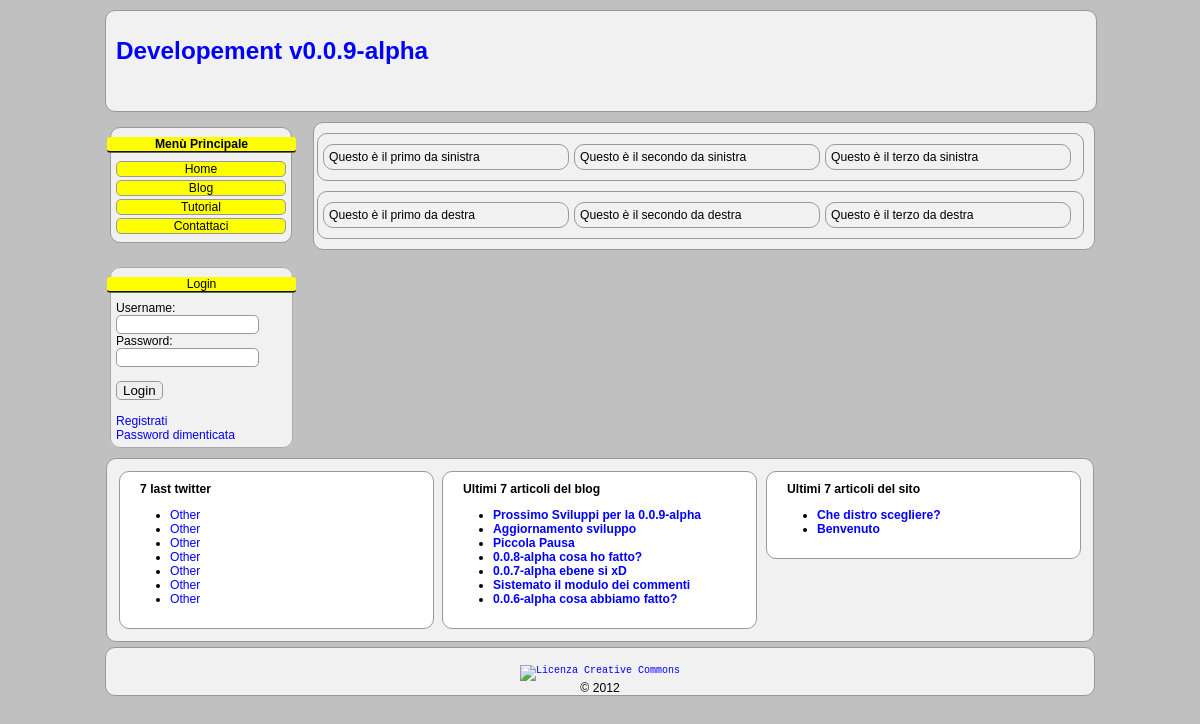
The page / on the database its author committed.
### tables this page shows
CREATE TABLE IF NOT EXISTS `admin_blog` (
  `id` int(11) NOT NULL AUTO_INCREMENT,
  `author` text NOT NULL,
  `title` text NOT NULL,
  `post` text NOT NULL,
  `post_date` text NOT NULL,
  `num_read` int(11) NOT NULL,
  `cat_id` int(11) NOT NULL,
  KEY `id` (`id`)
);

CREATE TABLE IF NOT EXISTS `admin_tutorial` (
  `id` int(11) NOT NULL AUTO_INCREMENT,
  `author` text NOT NULL,
  `title` text NOT NULL,
  `post` text NOT NULL,
  `post_date` text NOT NULL,
  `num_read` int(11) NOT NULL,
  `cat_id` int(11) NOT NULL,
  KEY `id` (`id`)
);

### index.php (called while the page is built, shortened)
<?php
$Template = new Template();
$Template->_TPrint();
?>

### classes/mysql.class.php (called while the page is built, shortened)
<?php
class MySQL extends Security {
	private $conn   = NULL;
	public function __construct ($db_host, $db_user, $db_pass, $db_name) {
		if (!$this -> conn = @mysql_connect ($db_host, $db_user, $db_pass)) {
			die ("<div class=\"error\">".mysql_error()."</div>");
		}
	}
	public function sendQuery ($query) {
		if (!$this -> result = @mysql_query ($query, $this -> conn)) {
			die ("<div class=\"error\">SQL Error: ".mysql_error()."</div>");
		}else {
			return $this -> result;
		}
	}
}

### classes/config.php (called while the page is built, shortened)
<?php
$_CONFIG =
array(
    'DB_HOST' => 'localhost',
    'DB_USER' => 'dev123',
    'DB_PASS' => '',
    'DB_NAME' => 'my_dev123'
);
?>

### classes/Template.class.php (the view, shortened to what this page needs)
<?php
class Template extends Login {
	public function __construct () {
    	include(CLASSES_DIR . "config.php");
        include_once(CLASSES_DIR . "mysql.class.php");
		include_once(CLASSES_DIR . "login.class.php");
		$this->sql = new MySQL ($_CONFIG['DB_HOST'], $_CONFIG['DB_USER'], $_CONFIG['DB_PASS'], $_CONFIG['DB_NAME']);
	}
    public function _TPrint() {
        $this->_header();
        $this->_title();
        $this->_content();
        $this->_leftbar();
        $this->_extra();
        $this->_footer();
 }
    public function _header() {
        print "<!DOCTYPE HTML>"
            . "\n<html xmlns=\"http://www.w3.org/1999/xhtml\">"
            . "\n<head>"
            . "\n<title>"._TITLE_SITE_."</title>"
            . "\n<meta http-equiv=\"content-type\" content=\"text/html; charset=UTF-8\" />"
            . "\n<meta name=\"KEYWORDS\" content=\""._KEYWORDS_."\" />"
            . "\n<meta name=\"DESCRIPTION\" content=\""._DESCRIPTION_."\" />"
            . "\n<meta name=\"ROBOTS\" content=\"INDEX, FOLLOW\" />"
            . "\n<meta name=\"REVISIT-AFTER\" content=\"1 DAYS\" />"
            . "\n<meta name=\"RATING\" content=\"GENERAL\" />"
            . "\n<meta name=\"RESOURCE-TYPE\" content=\"DOCUMENT\" />"
            . "\n<meta name=\"DISTRIBUTION\" content=\"GLOBAL\" />"
            . "\n<meta name=\"GENERATOR\" content=\""._GENERATOR_."\" />"
            . "\n<meta name=\"AUTHOR\" content=\""._AUTHOR_."\" />"
            . "\n<meta name=\"COPYRIGHT\" content=\""._COPYRIGHT_."\" />"
            . "\n"
            . "\n"
            . "\n<script type=\"text/javascript\" src=\"js/jquery-1.7.1.js\"></script>"
            . "\n<script type=\"text/javascript\" src=\"js/jquery-ui-1.8.16.js\"></script>"
            . "\n"
            . "\n"
            . "\n<link rel=\"stylesheet\" type=\"text/css\" href=\"css/styles.css\">"
            . "\n"
            . "\n<link rel=\"icon\" href=\"img/favicon.ico\" type=\"image/png\" />"
            . "\n</head>"
            . "\n<body  >"
            . "\n<div id=\"container\">";
    }
    public function _title() {
        print "\n<div id=\"header\">"
            . "\n\t<h1><a href=\"index.php\">"._TITLE_SITE_."</a></h1>"
            . "\n</div>";
    }
    public function _content() {
        print "\n<div id=\"wrapper\">"
            . "\n\t<div id=\"content\">";
	       print "\n\t</div>"
            . "\n</div>";
    }
    public function _leftbar() {
    	print "\n<div id=\"leftbar\">"
    		. "<div id=\"hmenu\">"
            . "\n<center><strong>Men&ugrave; Principale</strong></center>"
            . "</div>";
        print "\n<div id=\"navigation\">"
			. "<br /><br />"
            . "\n<a href=\"index.php\"><li><center>Home</center></li></a>"
            . "\n<a href=\"?page=blog\"><li><center>Blog</center></li></a>"
            . "\n<a href=\"?page=tutorial\"><li><center>Tutorial</center></li></a>"
            . "\n<a href=\"?page=contact\"><li><center>Contattaci</center></li></a>"
            . "\n</div>";
        @$user = empty($_COOKIE['admin_user']) ? $_COOKIE['normal_user'] : $_COOKIE['admin_user'];
        if(@$_COOKIE['admin_user'] || @$_COOKIE['normal_user']){
            print "\n <div id=\"hmenu\"><center>Logged</center></div>"
            	. "\n<fieldset style=\"margin:5px;padding:5px;background-color:#f1f1f1; border:1px solid #A8A8A8;\">"
	    		. "\n   <br /><br /><center>&hearts; Benvenuto, ".htmlspecialchars($user)."!</center><br />";
			if(@$_COOKIE['admin_user']) {
				print "\n<br /><a href=\"./admin.php\">&rsaquo;&rsaquo; Pannello amministrazione</a>";
			}
				print "\n<br /><a href=\"./index.php?page=gestione_user&token=".$_SESSION['token']."\">&rsaquo;&rsaquo; Modifica profilo</a>"
	    		. "\n<br /><a href=\"./index.php?page=logout&token=".$_SESSION['token']."\">&rsaquo;&rsaquo; Logout</a>"
	    		. "\n </fieldset>";
		}
	    else
            $this->form_login(@$_REQUEST['user'], @$_REQUEST['pass']);
    	print "\n</div>"
    		. "\n</div>";
}
    public function _extra() {
        print "\n<div id=\"extra\">"
            . "\n   <div id=\"twitter\">"
            . "\n   <p><strong>7 last twitter</strong></p>"
            . "\n       <ul>"
            . "\n           <li><a href=\"#\">Other</a></li>"
            . "\n             <li><a href=\"#\">Other</a></li>"
            . "\n             <li><a href=\"#\">Other</a></li>"
            . "\n             <li><a href=\"#\">Other</a></li>"
            . "\n             <li><a href=\"#\">Other</a></li>"
            . "\n             <li><a href=\"#\">Other</a></li>"
            . "\n             <li><a href=\"#\">Other</a></li>"
            . "\n   </ul>"
            . "\n   </div>"
	        . "\n   "
            . "\n   <div id=\"last_topic_forum\">"
            . "\n   <p><strong>Ultimi 7 articoli del blog</strong></p>"
	        . "\n       <ul>";
	        $this->post = $this->sql->sendQuery("SELECT * FROM ".__PREFIX__."blog ORDER BY id DESC");
			$i = 0;
            while(($this->article = mysql_fetch_array($this->post)) && $i < 7) {
    	     	print "\n<li><a href=\"?page=view_article_blog&id=".$this->article['id']."\"><b>".$this->article['title']."</b></a></li>";
	            $i++;
			}
            print "\n   </ul>"
                . "\n   </div>"
	            . "\n   "
    	        . "\n   <div id=\"last_news\">"
            	. "\n   <p><strong>Ultimi 7 articoli del sito</strong></p>"
	            . "\n       <ul>";
	        $this->post = $this->sql->sendQuery("SELECT * FROM ".__PREFIX__."tutorial ORDER BY id DESC");
	        $j = 0;
            while(($this->article = mysql_fetch_array($this->post)) && $j < 7) {
    	     	print "\n<li text-align=\"left\"><a href=\"?page=view_article_tutorial&id=".$this->article['id']."\"><b>".$this->article['title']."</b></a></li>";
				$j++;
			}
            print "\n   </ul>"
            	. "\n   </div>"
            	. "\n </div>";
    }
    public function _footer() {
        print "\n\t<div id=\"footer\">"
            . "\n\t\t<br /><a rel=\"license\" href=\"http://creativecommons.org/licenses/by-nc-sa/3.0/\"><img alt=\"Licenza Creative Commons\" style=\"border-width:0\" src=\"http://i.creativecommons.org/l/by-nc-sa/3.0/88x31.png\" /></a><br />"
            . "\n\t&copy; ".date("Y")
            . "\n<br />"
            . "\n\t</div>"
            . "\n</body>"
            . "\n</html>";
    }
}
?>

### css/styles.css (style rules this page uses)
html, body { margin : 0; padding : 0; }
body { font : 76% arial, sans-serif; background-color: #c0c0c0; }
p { margin : 0 10px 10px; }
a { text-decoration : none; color : blue; margin-bottom: 5px; }
a:link, a:active { text-decoration:none; color:blue; }
#header { border : 1px solid #999; border-radius:10px; -moz-border-radius: 10px; -webkit-border-radius: 10px; width : 99%; margin : 5px; background-color: #f1f1f1; height:100px; }
#header h1 { height : 80px; line-height : 80px; margin : 0; padding-left : 10px; }
#navigation li { list-style-type:none; color:black; margin-bottom: 3px; background-color:yellow; border:1px solid #999; border-radius:5px; -moz-border-radius: 5px; -webkit-border-radius: 5px; }
#footer { border : 1px solid #999; border-radius:10px; -moz-border-radius: 10px; -webkit-border-radius: 10px; margin : 5px auto 5px auto; width : 988px; text-align : center; background-color: #f1f1f1; }
#footer a { font-size: 10px; font-family: monospace; }
#container { width : 1000px; margin : 10px auto; text-align : left; }
#content { border : 1px solid #999; border-radius:10px; -moz-border-radius: 10px; -webkit-border-radius: 10px; float : right; width : 770px; margin : 5px 5px 5px 0px; padding: 5px; background-color:#f1f1f1; }
#leftbar { border:0px solid #999; float:left; width:193px; margin:5px 0px 5px 5px; border-radius:10px; -moz-border-radius: 10px; -webkit-border-radius: 10px; }
#hmenu { width:189px; margin-top:15px; margin-left:2px; background-color:yellow; position:absolute; border-bottom:2px groove #666; border-radius:3px; }
#navigation { border : 1px solid #999; border-radius:10px; -moz-border-radius: 10px; -webkit-border-radius: 10px; width : 170px; text-decoration:none; padding:5px; margin:5px; background-color: #f1f1f1; }
#extra ul { text-align:left; }
#extra { border : 1px solid #999; border-radius:10px; -moz-border-radius: 10px; -webkit-border-radius: 10px; background-color: #f1f1f1; margin: 5px auto; width : 970px; overflow: hidden; padding: 8px; }
#twitter { border : 1px solid #999; border-radius:10px; -moz-border-radius: 10px; -webkit-border-radius: 10px; margin : 4px; width : 293px; float: left; display: inline; padding: 10px; text-align: left; background-color: white; }
#last_topic_forum { border : 1px solid #999; border-radius:10px; -moz-border-radius: 10px; -webkit-border-radius: 10px; margin: 4px; width : 293px; float: left; display: inline; padding: 10px; text-align: left; background-color: white; }
#last_news { border : 1px solid #999; border-radius:10px; -moz-border-radius: 10px; -webkit-border-radius: 10px; margin : 4px; width : 293px; float: right; display: inline; padding: 10px; text-align: left; background-color: white; }

### rows shown on the page
admin_blog: title "Prossimo Sviluppi per la 0.0.9-alpha"
admin_blog: title "Aggiornamento sviluppo"
admin_blog: title "Piccola Pausa"
admin_blog: title "0.0.8-alpha cosa ho fatto?"
admin_blog: title "0.0.7-alpha ebene si xD"
admin_blog: title "Sistemato il modulo dei commenti"
admin_blog: title "0.0.6-alpha cosa abbiamo fatto?"
admin_tutorial: title "Che distro scegliere?"
admin_tutorial: title "Benvenuto"

### other values the page prints
_TITLE_SITE_ "Developement v0.0.9-alpha"
